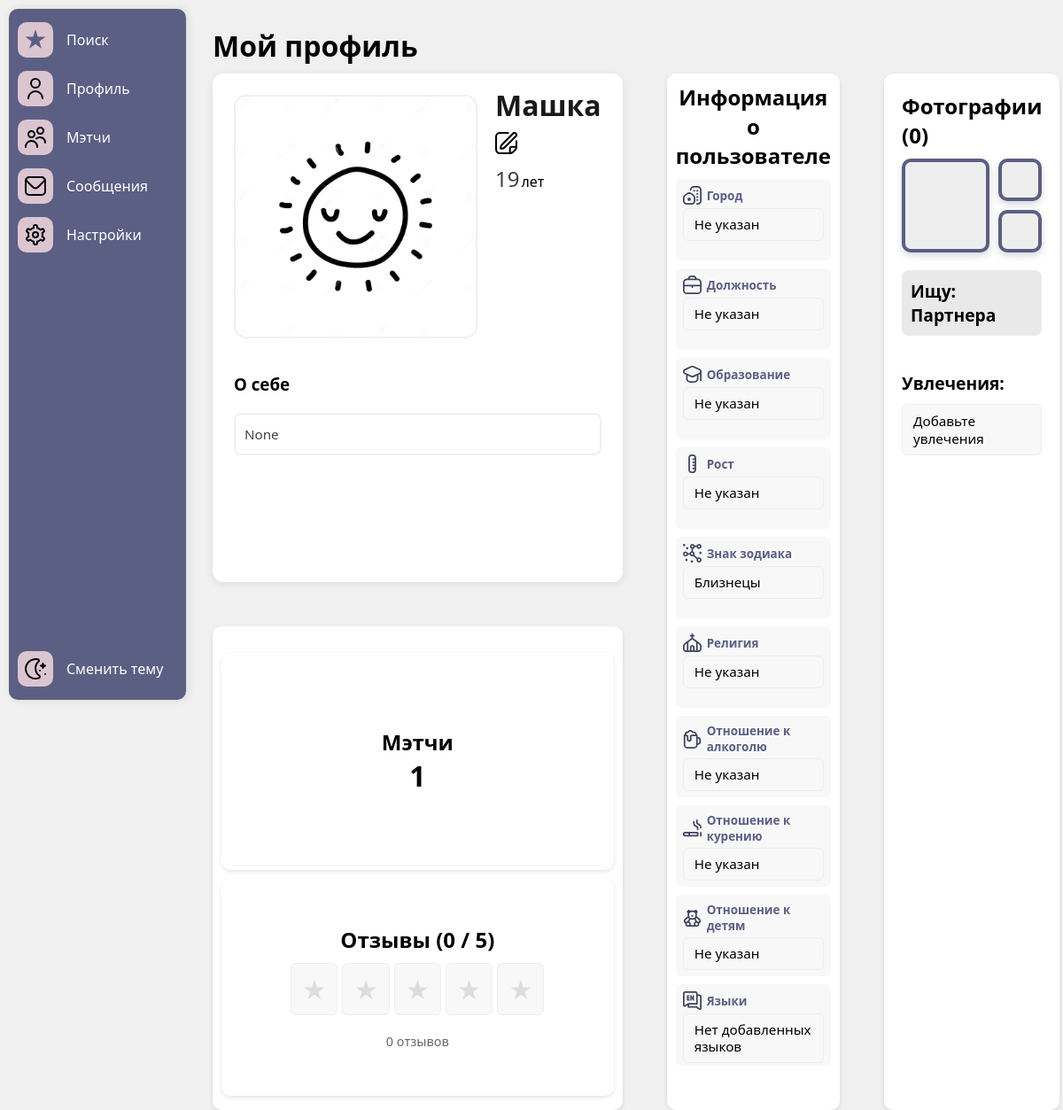
Page /profile/ (signed in) on the committed database.
### authuser/models.py (models this page shows, shortened)
class User(AbstractBaseUser, PermissionsMixin): #Сам юзер
    full_name = models.CharField(max_length=100)
    email = models.EmailField(unique=True)
    is_active = models.BooleanField(default=True)
    is_staff = models.BooleanField(default=False)
    is_ai = models.BooleanField(default=False)
    objects = CustomUserManager()
    USERNAME_FIELD = 'email'
    REQUIRED_FIELDS = ['full_name']

class Profile(models.Model): #Профиль с основной инфой, отображающейся в профиле
    user = models.OneToOneField(User, on_delete=models.CASCADE, related_name='profile')
    avatar = models.ImageField(upload_to='avatars/', blank=True, null=True, default='avatars/default_avatar.jpg')
    gender = models.ForeignKey('Gender', on_delete=models.SET_NULL, blank=True, null=True)
    job = models.CharField(max_length=20, blank=True, null=True)
    birth_date = models.DateField(blank=True, null=True)
    bio = models.CharField(max_length=200, blank=True, null=True)
    city = models.ForeignKey('City', on_delete=models.SET_NULL, blank=True, null=True)
    interests = models.ManyToManyField('Interest', blank=True)
    height = models.PositiveIntegerField(blank=True, null=True)
    zodiac_sign = models.ForeignKey('Zodiac', on_delete=models.SET_NULL, blank=True, null=True)
    smoking = models.ForeignKey('Smoking', on_delete=models.SET_NULL, blank=True, null=True)
    alcohol = models.ForeignKey('Alcohol', on_delete=models.SET_NULL, blank=True, null=True)
    religion = models.ForeignKey('Religion', on_delete=models.SET_NULL, blank=True, null=True)
    education = models.ForeignKey('Education', on_delete=models.SET_NULL, blank=True, null=True)
    children = models.ForeignKey('Children', on_delete=models.SET_NULL, blank=True, null=True)
    language = models.ManyToManyField('Language', blank=True, null=True)
    relationship = models.ForeignKey('Relationship', on_delete=models.SET_NULL, blank=True, null=True)
    @property
    def age(self):
        if not self.birth_date:
            return None
        today = date.today()
        born = self.birth_date
        return today.year - born.year - ((today.month, today.day) < (born.month, born.day))

class Zodiac(models.Model):
    name = models.CharField(max_length=20, unique=True)
    def __str__(self):
        return self.name

class Relationship(models.Model):
    name = models.CharField(max_length=20, unique=True)
    def __str__(self):
        return self.name

### authuser/views.py (the view)
# urls.py: path('profile/', profile, name='profile'),
@login_required
def profile(request): #Сам профиль пользователя
    user = request.user
    profile = user.profile
    reviews = Review.objects.filter(receiver=user).select_related('author__profile') #Отзывы
    avg_rating = reviews.aggregate(Avg('rating'))['rating__avg'] or 0 #Рейтинг
    matches_cnt = User.objects.filter(
        Q(sent_requests__to_user=user, sent_requests__status='accepted') |
        Q(received_requests__from_user=user, received_requests__status='accepted')
    ).distinct().count()  #Количество метчей
    context = {
        'user': user,
        'matches_cnt': matches_cnt,
        'profile': profile,
        'reviews': reviews,
        'avg_rating': round(avg_rating, 1),
    }
    return render(request, 'profile.html', context)

### templates/profile.html (shortened to what this page needs)
{% extends 'base.html' %}
{% load static %}
{% block extra_css %}
<link rel="stylesheet" href="{% static 'css/profile_style.css' %}">
{% endblock %}
{% block content %}
<div>
    <h1 style="margin-bottom: 10px;">Мой профиль</h1>
</div>
<div class="stats">
    <div class="profile-card">
        <div class="profile-header">
            <div class="avatar-wrapper">
                <img class="avatar"
                     src="{{ user.profile.avatar.url }}"
                     alt="Profile photo"
                     onclick="openPhotoPreview(this.src)">
            </div>
            <div class="profile-meta">
                <div class="name-age-group">
                    <h1 class="user-name">
                        {{ request.user.full_name }}
                        <a href="{% url 'settings_page' %}" class="edit-profile-btn">
                            <img style="width: 25px !important; height: 25px !important; object-fit: contain;" src="{% static 'icons/edit.svg' %}" alt="Редактировать" class="edit-icon">
                        </a>
                    </h1>
                    {% if user.profile.age %}
                    <div class="age-display">
                        <span class="age-value">{{ user.profile.age }}</span>
                        <span class="age-label">лет</span>
                    </div>
                    {% endif %}
                </div>
            </div>
        </div>
        <div class="bio-section">
            <h3 class="section-title">О себе</h3>
            <div class="bio-frame">
                <p class="bio-text">{{ user.profile.bio }}</p>
            </div>
        </div>
    </div>
    <div class="stat-box animate rectangle-box skip-box">
        <h2 style="text-align: center; margin-bottom: 10px;">Информация о пользователе</h2>
        <div class="info-item">
            <div class="info-header">
                <img src="{% static 'icons/city.svg' %}" class="info-icon" alt="Город">
                <h3 class="info-title">Город</h3>
            </div>
            <span class="info-content">
                {{ user.profile.city|default:"Не указан" }}
            </span>
        </div>
        <div class="info-item">
            <div class="info-header">
                <img src="{% static 'icons/job.svg' %}" class="info-icon" alt="Должность">
                <h3 class="info-title">Должность</h3>
            </div>
            <span class="info-content">
                {{ user.profile.job|default:"Не указан" }}
            </span>
        </div>
        <div class="info-item">
            <div class="info-header">
                <img src="{% static 'icons/education.svg' %}" class="info-icon" alt="Образование">
                <h3 class="info-title">Образование</h3>
            </div>
            <span class="info-content">
                {{ user.profile.education|default:"Не указан" }}
            </span>
        </div>
        <div class="info-item">
            <div class="info-header">
                <img src="{% static 'icons/height.svg' %}" class="info-icon" alt="Рост">
                <h3 class="info-title">Рост</h3>
            </div>
            <span class="info-content">
                {{ user.profile.height|default:"Не указан" }}
            </span>
        </div>
        <div class="info-item">
            <div class="info-header">
                <img src="{% static 'icons/zodiac_sign.svg' %}" class="info-icon" alt="Знак_зодиака">
                <h3 class="info-title">Знак зодиака</h3>
            </div>
            <span class="info-content">
                {{ user.profile.zodiac_sign|default:"Не указан" }}
            </span>
        </div>
        <div class="info-item">
            <div class="info-header">
                <img src="{% static 'icons/religion.svg' %}" class="info-icon" alt="Религия">
                <h3 class="info-title">Религия</h3>
            </div>
            <span class="info-content">
                {{ user.profile.religion|default:"Не указан" }}
            </span>
        </div>
        <div class="info-item">
            <div class="info-header">
                <img src="{% static 'icons/alcohol.svg' %}" class="info-icon" alt="Отношение_к_алкоголю">
                <h3 class="info-title">Отношение к алкоголю</h3>
            </div>
            <span class="info-content">
                {{ user.profile.alcohol|default:"Не указан" }}
            </span>
        </div>
        <div class="info-item">
            <div class="info-header">
                <img src="{% static 'icons/smoking.svg' %}" class="info-icon" alt="Отношение_к_курению">
                <h3 class="info-title">Отношение к курению</h3>
            </div>
            <span class="info-content">
                {{ user.profile.smoking|default:"Не указан" }}
            </span>
        </div>
        <div class="info-item">
            <div class="info-header">
                <img src="{% static 'icons/children.svg' %}" class="info-icon" alt="Отношение_к_детям">
                <h3 class="info-title">Отношение к детям</h3>
            </div>
            <span class="info-content">
                {{ user.profile.children|default:"Не указан" }}
            </span>
        </div>
        <div class="info-item">
            <div class="info-header">
                <img src="{% static 'icons/language.svg' %}" class="info-icon" alt="Языки">
                <h3 class="info-title">Языки</h3>
            </div>
            <span class="info-content">
                {% for lang in profile.language.all %}
                {{ lang.name }}{% if not forloop.last %}, {% endif %}
                {% empty %}
                Нет добавленных языков
                {% endfor %}
            </span>
        </div>
    </div>
    <div class="stat-box animate rectangle-box skip-box dlc-block">
        <div class="photos-section">
            <h2>Фотографии ({{ profile.photos.count }})</h2>
            <div class="photos-container">
                {% for photo in profile.photos.all|dictsortreversed:"uploaded_at"|slice:":3" %}
                <div class="{% if forloop.first %}large-photo{% else %}small-photo{% endif %} photo-wrapper">
                    {% if forloop.last and profile.photos.count > 3 %}
                    <div class="blur-container">
                        <img src="{{ photo.image.url }}" class="photo-image" onclick="openPhotoPreview(this.src)">
                    </div>
                    <div class="overlay" onclick="openPhotoModal()">
                        <span class="plus-icon">+{{ profile.photos.count|add:"-2" }}</span>
                    </div>
                    {% else %}
                    <img src="{{ photo.image.url }}" class="photo-image" onclick="openPhotoPreview(this.src)">
                    {% endif %}
                </div>
                {% empty %}
                <div class="large-photo photo-wrapper"></div>
                <div class="small-photo photo-wrapper"></div>
                <div class="small-photo photo-wrapper"></div>
                {% endfor %}
            </div>
        </div>
        <div class="looking-for">
            <h2>Ищу: {{ user.profile.relationship }}</h2>
        </div>
        <div class="hobbies">
            <h2>Увлечения:</h2>
            <div class="hobbies-grid">
                {% for interest in profile.interests.all %}
                <div class="hobby-tile">
                    <img src="{{ interest.image.url }}" alt="{{ interest.name }}" class="hobby-img">
                    <span>{{ interest.name }}</span>
                </div>
                {% empty %}
                <span>Добавьте увлечения</span>
                {% endfor %}
            </div>
        </div>
    </div>
    <div class="stat-box animate min-box" onclick="openReviewsModal()" style="cursor: pointer">
        <div class="three-squares">
            <div class="square">
                <div>
                    <h2>Мэтчи</h2>
                    <p class="count">{{ matches_cnt }}</p>
                </div>
            </div>
            <div class="square">
                <div class="reviews-summary">
                    <h2>Отзывы ({{ avg_rating }} / 5)</h2>
                    <div class="rating-stars-big" style="display: flex; gap: 5px; justify-content: center; flex-wrap: nowrap;">
                        {% for _ in "12345" %}
                        <span class="star{% if forloop.counter <= avg_rating %} filled{% endif %}"
                              style="display: inline-block; float: none !important;">★</span>
                        {% endfor %}
                    </div>
                    <p class="total-reviews">{{ reviews.count }} отзывов</p>
                </div>
            </div>
        </div>
    </div>
</div>
{% endblock %}

### static/css/sidebar_styles.css (style rules this page uses)
* { box-sizing: border-box; margin: 0; padding: 0; }
body { font-family: 'Segoe UI', sans-serif; background: #f0f0f0; transition: background 0.3s; }

### static/css/profile_style.css (style rules this page uses)
* { box-sizing: border-box; margin: 0; padding: 0; }
body { font-family: 'Segoe UI', sans-serif; background: #f0f0f0; transition: background 0.3s; }
.stats { display: grid; grid-template-columns: 0.7fr 0.6fr 1.2fr; gap: 50px; }
.stat-box { background: white; padding: 10px; border-radius: 10px; box-shadow: 0 2px 5px rgba(0,0,0,0.1); min-height: 100px; }
.rectangle-box { height: 102.7%; }
.min-box { height: 106%; }
.skip-box { grid-row: span 2; }
.profile-header { display: flex; gap: 20px; align-items: center; margin-bottom: 15px; }
.stat-box h3 { color: #5B5F84; font-size: 0.95em; margin: 15px 0 8px; padding-left: 0; position: relative; transition: 0.3s; }
.stat-box h3::before { display: none; }
.stat-box span { display: block; background: #f8f8f8; padding: 8px 12px; border-radius: 6px; margin-bottom: 10px; font-size: 0.95em; border: 1px solid #eee; }
.animate { animation: fadeIn 0.5s ease-out; }
.three-squares { display: flex; flex-direction: column; gap: 10px; height: 95%; margin: 20px 0; }
.three-squares .square { flex: 1; background: white; border-radius: 10px; box-shadow: 0 2px 5px rgba(0,0,0,0.1); padding: 20px; display: flex; align-items: center; justify-content: center; text-align: center; min-height: 60px; overflow: auto; }
.three-squares .square .count { font-size: 2em; font-weight: bold; margin: 0; }
.dlc-block { display: flex; flex-direction: column; gap: 20px; padding: 20px; background: white; border-radius: 10px; box-shadow: 0 2px 5px rgba(0,0,0,0.1); }
.photos-container { display: grid; grid-template-columns: 2fr 1fr; grid-template-rows: repeat(2, 1fr); gap: 10px; width: 100%; aspect-ratio: 3 / 2; margin-top: 10px; }
.photo-wrapper { position: relative; border-radius: 10px; overflow: hidden; border: 4px solid #5B5F84; background: #eee; box-shadow: 0 4px 8px rgba(0, 0, 0, 0.15); }
.large-photo { grid-column: 1; grid-row: 1 / span 2; width: 100%; height: 100%; }
.small-photo:nth-child(2) { grid-column: 2; grid-row: 1; width: 100%; height: 100%; }
.small-photo:nth-child(3) { grid-column: 2; grid-row: 2; width: 100%; height: 100%; }
.looking-for h2 { display: inline-block; font-size: 1.2em; margin: 0; padding: 10px; background: #e9e9e9; border-radius: 8px; text-align: left; }
.hobbies h2 { font-size: 1.2em; margin-bottom: 10px; }
.hobbies { margin-top: 20px; }
.hobbies-grid { display: grid; grid-template-columns: repeat(auto-fill, minmax(140px, 1fr)); gap: 0px; }
.info-item { background: #f8f8f8; border-radius: 6px; padding: 8px; margin-bottom: 9px; height: 92px; transition: all 0.2s; }
.info-header { display: flex; align-items: center; gap: 6px; margin-bottom: 4px; }
.info-icon { width: 21px; height: 21px; filter: invert(24%) sepia(9%) saturate(1990%) hue-rotate(194deg) brightness(93%) contrast(85%); }
.info-title { margin: 0 !important; font-size: 0.84em !important; color: #5B5F84 !important; }
.info-content { font-size: 0.8em; padding-left: 27px; line-height: 1.25; }
.profile-card { background: #fff; border-radius: 12px; padding: 24px; box-shadow: 0 2px 8px rgba(0,0,0,0.08); }
.profile-header { display: flex; align-items: flex-start; gap: 20px; margin-bottom: 24px; }
.name-age-group { margin-top: -10px; }
.avatar { width: 275px; height: 275px; border-radius: 5%; object-fit: cover; border: 2px solid #F0F0F0; }
.user-name { font-weight: 600; font-size: 2rem; color: #1A1A1A; margin: 0 0 2px 0; }
.age-display { display: inline-flex; align-items: baseline; gap: 2px; }
.age-value { font-size: 1.5rem; font-weight: 500; color: #404040; }
.bio-section { margin-top: 0px; padding-top: 10px; max-width: 100%; }
.bio-frame { border: 2px solid #F0F0F0; border-radius: 8px; padding: 10px; margin-top: 20px; max-width: 100%; overflow-wrap: break-word; }
.bio-text { color: #444; line-height: 1.6; margin: 0; font-size: 0.95rem; word-break: break-word; }
.reviews-summary { text-align: center; padding: 15px; }
.rating-stars-big { display: flex !important; gap: 5px !important; justify-content: center; font-size: 2em; margin: 10px 0; flex-wrap: nowrap; }
.total-reviews { color: #666; font-size: 0.9em; }
.rating-stars-big .star, .rating-stars-modal .star { display: inline-block !important; float: none !important; }
.star { color: #ddd; font-size: 24px; }

### rows in the picture
User: profile.avatar (placeholder picture), user.full_name "Машка", profile.age "19", profile.bio "None", profile.city "Не указан", profile.job "Не указан", profile.education "Не указан", profile.height "Не указан", profile.zodiac_sign "Близнецы", profile.religion "Не указан", profile.alcohol "Не указан", profile.smoking "Не указан", profile.children "Не указан", profile.relationship "Партнера"
Profile: photos.count "0"

### other values in the picture
{{ matches_cnt }} "1"
{{ avg_rating }} "0"
{{ reviews.count }} "0"
